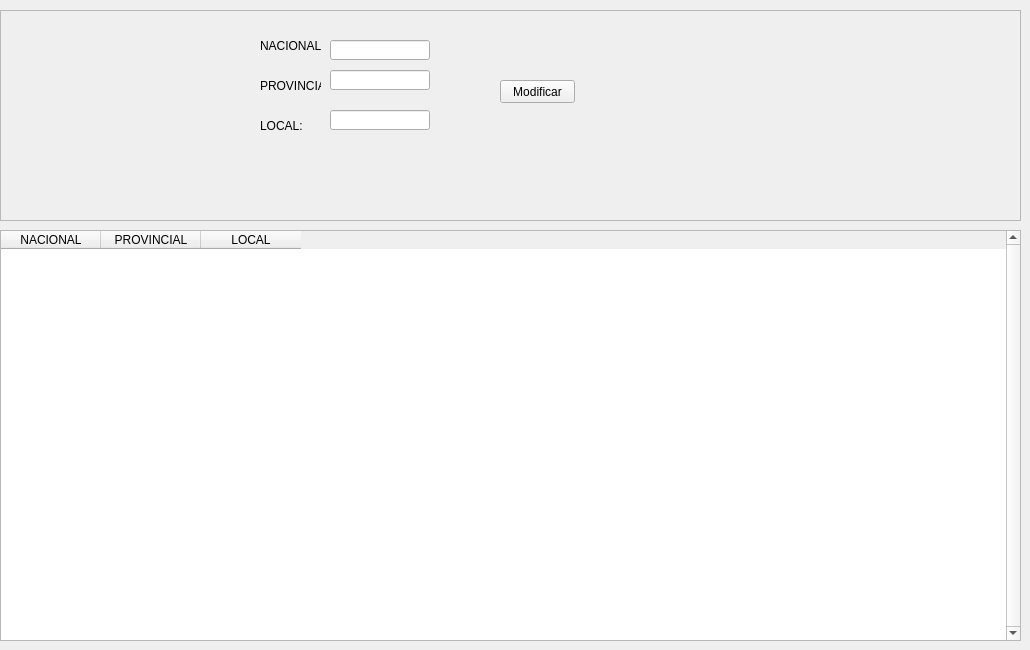
      <widget class="QWidget" name="tab">
       <attribute name="title">
        <string>TARIFAS</string>
       </attribute>
       <widget class="QFrame" name="frame_4">
        <property name="geometry">
         <rect>
          <x>0</x>
          <y>10</y>
          <width>1021</width>
          <height>211</height>
         </rect>
        </property>
        <property name="sizePolicy">
         <sizepolicy hsizetype="Expanding" vsizetype="Expanding">
          <horstretch>0</horstretch>
          <verstretch>0</verstretch>
         </sizepolicy>
        </property>
        <property name="frameShape">
         <enum>QFrame::StyledPanel</enum>
        </property>
        <property name="frameShadow">
         <enum>QFrame::Sunken</enum>
        </property>
        <property name="lineWidth">
         <number>3</number>
        </property>
        <widget class="QLabel" name="lbl_codig_2">
         <property name="geometry">
          <rect>
           <x>260</x>
           <y>20</y>
           <width>61</width>
           <height>32</height>
          </rect>
         </property>
         <property name="text">
          <string>&lt;html&gt;&lt;head/&gt;&lt;body&gt;&lt;p&gt;NACIONAL&lt;/p&gt;&lt;/body&gt;&lt;/html&gt;</string>
         </property>
        </widget>
        <widget class="QLabel" name="lbl_codig_3">
         <property name="geometry">
          <rect>
           <x>260</x>
           <y>60</y>
           <width>61</width>
           <height>32</height>
          </rect>
         </property>
         <property name="text">
          <string>&lt;html&gt;&lt;head/&gt;&lt;body&gt;&lt;p&gt;PROVINCIAL&lt;/p&gt;&lt;/body&gt;&lt;/html&gt;</string>
         </property>
        </widget>
        <widget class="QLabel" name="lbl_codig_4">
         <property name="geometry">
          <rect>
           <x>260</x>
           <y>100</y>
           <width>61</width>
           <height>32</height>
          </rect>
         </property>
         <property name="text">
          <string>&lt;html&gt;&lt;head/&gt;&lt;body&gt;&lt;p&gt;LOCAL:&lt;/p&gt;&lt;/body&gt;&lt;/html&gt;</string>
         </property>
        </widget>
        <widget class="QPushButton" name="btnModificarTarifa">
         <property name="geometry">
          <rect>
           <x>500</x>
           <y>70</y>
           <width>75</width>
           <height>23</height>
          </rect>
         </property>
         <property name="minimumSize">
          <size>
           <width>75</width>
           <height>20</height>
          </size>
         </property>
         <property name="text">
          <string>Modificar</string>
         </property>
        </widget>
        <widget class="QLineEdit" name="txtNacionalTarifa">
         <property name="geometry">
          <rect>
           <x>330</x>
           <y>30</y>
           <width>100</width>
           <height>20</height>
          </rect>
         </property>
         <property name="minimumSize">
          <size>
           <width>100</width>
           <height>20</height>
          </size>
         </property>
         <property name="maximumSize">
          <size>
           <width>50</width>
           <height>20</height>
          </size>
         </property>
         <property name="layoutDirection">
          <enum>Qt::LeftToRight</enum>
         </property>
         <property name="text">
          <string/>
         </property>
         <property name="alignment">
          <set>Qt::AlignCenter</set>
         </property>
        </widget>
        <widget class="QLineEdit" name="txtProvincialTarifa">
         <property name="geometry">
          <rect>
           <x>330</x>
           <y>60</y>
           <width>100</width>
           <height>20</height>
          </rect>
         </property>
         <property name="minimumSize">
          <size>
           <width>100</width>
           <height>20</height>
          </size>
         </property>
         <property name="maximumSize">
          <size>
           <width>50</width>
           <height>20</height>
          </size>
         </property>
         <property name="layoutDirection">
          <enum>Qt::LeftToRight</enum>
         </property>
         <property name="text">
          <string/>
         </property>
         <property name="alignment">
          <set>Qt::AlignCenter</set>
         </property>
        </widget>
        <widget class="QLineEdit" name="txtLocalTarifa">
         <property name="geometry">
          <rect>
           <x>330</x>
           <y>100</y>
           <width>100</width>
           <height>20</height>
          </rect>
         </property>
         <property name="minimumSize">
          <size>
           <width>100</width>
           <height>20</height>
          </size>
         </property>
         <property name="maximumSize">
          <size>
           <width>50</width>
           <height>20</height>
          </size>
         </property>
         <property name="layoutDirection">
          <enum>Qt::LeftToRight</enum>
         </property>
         <property name="text">
          <string/>
         </property>
         <property name="alignment">
          <set>Qt::AlignCenter</set>
         </property>
        </widget>
       </widget>
       <widget class="QTableWidget" name="tabTarifas">
        <property name="geometry">
         <rect>
          <x>0</x>
          <y>230</y>
          <width>1021</width>
          <height>411</height>
         </rect>
        </property>
        <property name="verticalScrollBarPolicy">
         <enum>Qt::ScrollBarAlwaysOn</enum>
        </property>
        <property name="alternatingRowColors">
         <bool>true</bool>
        </property>
        <property name="selectionBehavior">
         <enum>QAbstractItemView::SelectRows</enum>
        </property>
        <attribute name="verticalHeaderVisible">
         <bool>false</bool>
        </attribute>
        <column>
         <property name="text">
          <string>NACIONAL</string>
         </property>
        </column>
        <column>
         <property name="text">
          <string>PROVINCIAL</string>
         </property>
        </column>
        <column>
         <property name="text">
          <string>LOCAL</string>
         </property>
        </column>
       </widget>
      </widget>
